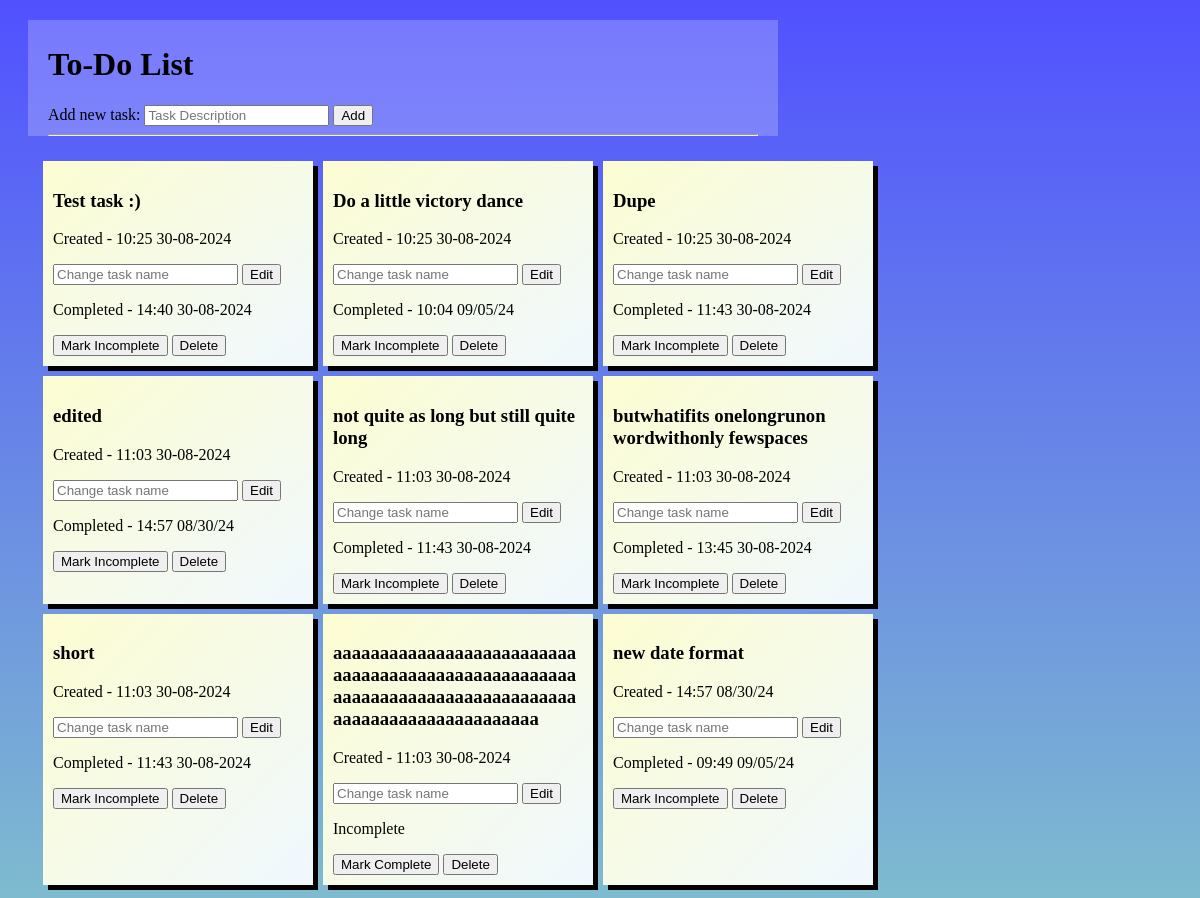
The page / on the database its author committed.
### website/models.py (models this page shows)
class Todo(db.Model):
    id=db.Column(db.Integer, primary_key=True)
    task=db.Column(db.String(300), unique=True)
    complete=db.Column(db.Boolean, default=False)
    date=db.Column(db.String, default=datetime.now().strftime("%H:%M %x"))
    completed_date=db.Column(db.String, default="")

### website/views.py (the view)
@my_view.route("/")
def home():
    todo_list=Todo.query.all()
    error=request.args.get("error", None)
    return render_template("index.html", todo_list=todo_list, error=error)

### website/templates/index.html (shortened to what this page needs)
<!DOCTYPE html>
<html lang="en">
<head>
    <link rel="stylesheet" href="{{ url_for('static',filename='style.css')}}">
</head>
<body>
    <div class="top">
        <h1>To-Do List</h1>
        <form action="/add" method="post">
            <div>
                <label>Add new task:</label>
                <input type="text" name="task" placeholder="Task Description" maxlength="100" required>
                <button type="submit">Add</button>
            </div>
        </form>
        <hr>
    </div>
    <div class="container">
    {% for todo in todo_list %}
        <div class="todo_box">
            <h3>{{todo.task}}</h3>
            <p>Created - {{todo.date}}</p>
            <form action="/edit/{{ todo.id }}" method="post">
                <input type="text" name="edit" maxlength="100" placeholder="Change task name">
                <button type="submit">Edit</button>
            </form>
            {% if todo.complete==False %}
                <p>Incomplete</p>
                <a href="/update/{{ todo.id }}"><button>Mark Complete</button></a>
            {% else %}
                <p>Completed - {{todo.completed_date}}</p>
                <a href="/update/{{ todo.id }}"><button>Mark Incomplete</button></a>
            {% endif %}
            <a href="/delete/{{ todo.id }}"><button>Delete</button></a>
        </div>
    {% endfor %}
    </div>
</body>
</html>

### website/static/style.css (style rules this page uses)
body { background-image: linear-gradient(rgb(81, 81, 255), rgb(126, 187, 207)); background-attachment:fixed; }
div.top { background-color:rgba(255, 255, 255, 0.225); max-width:60%; margin:20px; padding-right:20px; padding-left:20px; padding-top:5px; }
div.container { padding-left:30px; display:grid; grid-template-columns: 280px 280px 280px; }
div.todo_box { background-image: linear-gradient(to bottom right, rgb(252, 253, 209), aliceblue); margin:5px; width:250px; display:inline-block; padding:10px; box-shadow: 5px 5px black; }
h3 { word-wrap:break-word }

### rows shown on the page
Todo: task "Test task :)", date "10:25 30-08-2024", completed_date "14:40 30-08-2024"
Todo: task "Do a little victory dance", date "10:25 30-08-2024", completed_date "10:04 09/05/24"
Todo: task "Dupe", date "10:25 30-08-2024", completed_date "11:43 30-08-2024"
Todo: task "edited", date "11:03 30-08-2024", completed_date "14:57 08/30/24"
Todo: task "not quite as long but still quite long", date "11:03 30-08-2024", completed_date "11:43 30-08-2024"
Todo: task "butwhatifits onelongrunon wordwithonly fewspaces", date "11:03 30-08-2024", completed_date "13:45 30-08-2024"
Todo: task "short", date "11:03 30-08-2024", completed_date "11:43 30-08-2024"
Todo: task "aaaaaaaaaaaaaaaaaaaaaaaaaaaaaaaaaaaaaaaaaaaaaaaaaaaaaaaaaaaaaaaaaaaaaaaaaaaaaaaaaaaaaaaaaaaaaaaaaaaa", date "11:03 30-08-2024"
Todo: task "new date format", date "14:57 08/30/24", completed_date "09:49 09/05/24"
